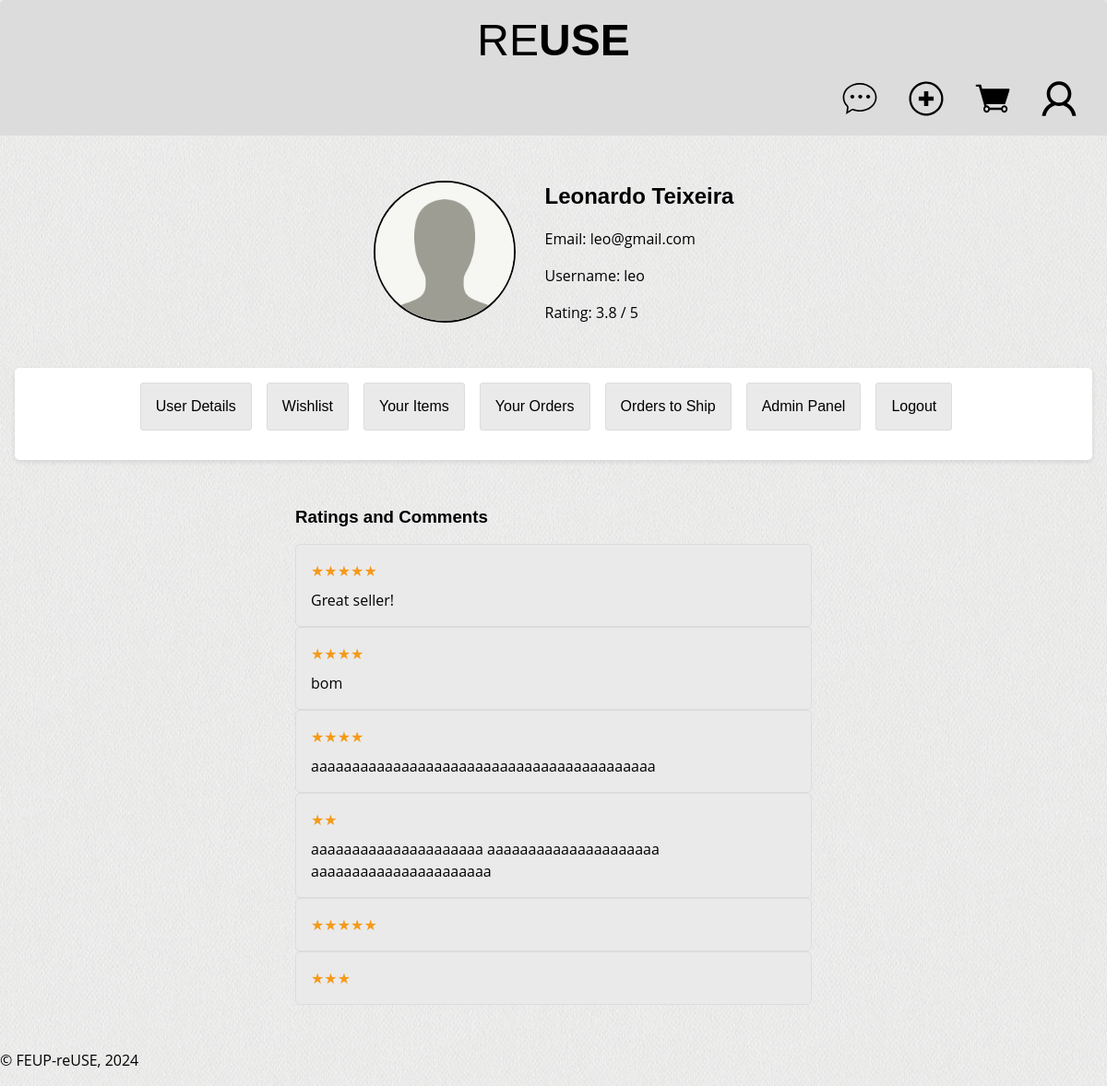
Page /pages/user-profile.php?idUser=1 (signed in) on the earlier database version.
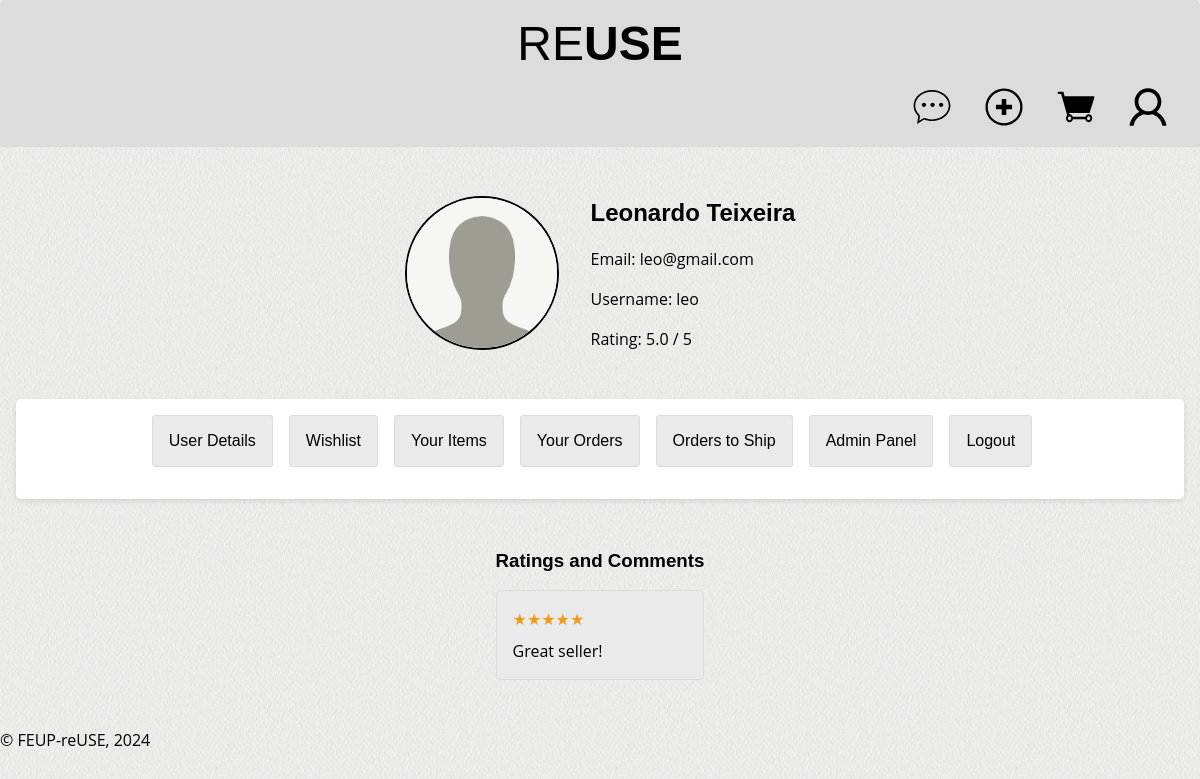
Same page on the later database version.
### tables this page shows
CREATE TABLE Ratings (
    idRating INTEGER PRIMARY KEY AUTOINCREMENT,
    idUser INTEGER NOT NULL,
    rating INTEGER NOT NULL,
    comment TEXT,
    timestamp TIMESTAMP DEFAULT CURRENT_TIMESTAMP,
    CONSTRAINT CHECK_Rating CHECK (rating BETWEEN 1 AND 5),
    FOREIGN KEY (idUser) REFERENCES Users(idUser)
);

### pages/user-profile.php (called while the page is built, shortened)
<?php
    require_once (__DIR__ . '/../database/users.class.php');
    require_once(__DIR__ . '/../templates/common.tpl.php');
    require_once(__DIR__ . '/../templates/users.tpl.php');
    $db = getDatabaseConnection();
    $idUser = (int) $_GET['idUser'];
    $user = User::getUserById($db, $idUser);
    drawProfile($db, $user);
    drawComments($db, $user->idUser, 15);
?>

### database/users.class.php (called while the page is built, shortened)
<?php
class User {
    public int $idUser;
    public function __construct(int $idUser, string $name, string $username, string $password, string $email, bool $isAdmin) {
        $this->idUser = $idUser;
        $this->name = $name;
        $this->username = $username;
        $this->email = $email;
        $this->isAdmin = $isAdmin;
    }
    public static function getUserById(PDO $db, int $idUser): ?User {
        $stmt = $db->prepare('SELECT * FROM Users WHERE idUser = ?');
        $stmt->execute([$idUser]);
        $user = $stmt->fetch();
        return new User($user['idUser'], $user['name'], $user['username'], $user['password'], $user['email'], (bool) $user['isAdmin']);
    }
    public function getProfileImage(PDO $db): ?string {
        $stmt = $db->prepare('SELECT imagePath FROM UserImage JOIN Images ON UserImage.idImage = Images.idImage WHERE idUser = ?');
        $stmt->execute(array($this->idUser));
        $imagePath = $stmt->fetch();
        return $imagePath ? $imagePath : null;
    }
}
?>

### database/rating.class.php (called while the page is built, shortened)
<?php
require_once 'users.class.php';
class Rating {
    public static function getRatingsByUser(PDO $db,int $userId, int $limit): array {
        $stmt = $db->prepare('SELECT * FROM Ratings WHERE idUser = ? LIMIT ?');
        $stmt->execute(array($userId, $limit));
        return $stmt->fetchAll();
    }
    public static function getAverageRating(PDO $db, int $userId): ?float {
        $stmt = $db->prepare('SELECT avg(rating) FROM Ratings WHERE idUser = ?');
        $stmt->execute(array($userId));
        $avg = $stmt->fetchColumn();
        return $avg === false ? null : (float)$avg;
    }
}
?>

### templates/users.tpl.php (the view, shortened to what this page needs)
<?php
    require_once(__DIR__ . '/../database/users.class.php');
    require_once(__DIR__ . '/../database/rating.class.php');
?>
<?php
    function drawProfile($db, $user) {
        $loggedId = $_SESSION['id'] ?? null;
        $condition = $loggedId === $user->idUser;
        $profileImage = $user->getProfileImage($db);
        $averageRating = Rating::getAverageRating($db, $user->idUser);
?>
<section id="user-profile">
    <div class="profile-info">
        <?php if ($profileImage) { ?>
            <img src="<?= htmlentities((string)$profileImage) ?>" alt="<?= htmlentities($user->name) ?> Profile Picture">
        <?php } else { ?>
            <img src="../docs/images/default_profile_picture.png" alt="<?= htmlentities($user->name) ?> Profile Picture">
        <?php } ?>
        <div class="profile-details">
            <h2><?= htmlentities($user->name) ?></h2>
            <p>Email: <?= htmlentities($user->email) ?></p>
            <p>Username: <?= htmlentities($user->username) ?> </p>
            <?php if ($averageRating !== null && $averageRating !== 0.0) { ?>
                <p>Rating: <?= number_format((float)htmlentities((string)$averageRating), 1)?> / 5 </p>
            <?php } ?>
        </div>
    </div>
    <?php if ($condition) { ?>
    <div class="profile-content">
        <div class="profile-actions">
            <a href="#" id="user-details">User Details</a>
            <a href="#" id="wishlist">Wishlist</a>
            <a href="#" id="your-items">Your Items</a>
            <a href="#" id="your-orders">Your Orders</a>
            <a href="#" id="orders-to-ship">Orders to Ship</a>
            <?php if ($user->isAdmin) { ?>
                <a href="#" id="admin-page">Admin Panel</a>
            <?php } ?>
            <a href="../actions/action_logout.php">Logout</a>
        </div>
    </div>
    <?php } ?>
<?php } ?>
<?php function drawComments($db, $userId, $limit) {  ?>
    <div class = "comments">
        <?php
        $comments = Rating::getRatingsByUser($db, $userId, $limit);
        if ($comments) { ?>
            <h3> Ratings and Comments </h3>
            <?php
            foreach ($comments as $comment) {
                $rating = htmlentities((string)$comment['rating']);
                $commentText = htmlentities($comment['comment']);
                ?>
                <div class="comment-info">
                    <p><span class="comment-stars"><?= str_repeat('&#9733;',(int) $rating) ?></span> </p>
                    <?php if ($commentText) { ?>
                        <p><?= $commentText ?> </p>
                    <?php } ?>
                </div>
                <?php
            }
        }
        ?>
    </div>
    </section>
<?php } ?>

Differences in the rows shown:
removed ratings: rating "★★★★", comment "bom"
removed ratings: rating "★★★★", comment "aaaaaaaaaaaaaaaaaaaaaaaaaaaaaaaaaaaaaaaaaa"
removed ratings: rating "★★", comment "aaaaaaaaaaaaaaaaaaaaa aaaaaaaaaaaaaaaaaaaaa aaaaaaaaaaaaaaaaaaaaaa"
removed ratings: rating "★★★★★"
removed ratings: rating "★★★"
Other differences:
$averageRating: "3.8" → "5.0"
